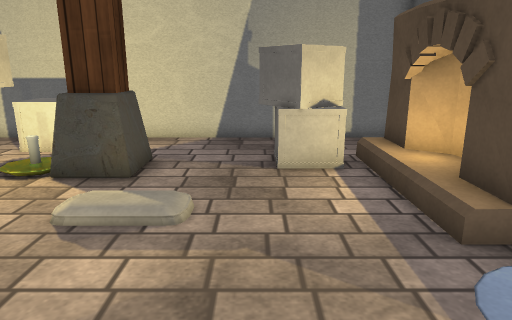
[1] (above)

19 first-person views from a walk through a 3-D level made in the Unity game engine. The camera is 1.3 m above the floor, tilts 14° down and sees 70° across. Doors are open. The floor is counted in squares, 0.5 m on a side. Each view is taken from the middle of a square. On the plan, view 1 faces up. The plan holds only what a view shows up to about 20 squares ahead; the rest is blank. The place goes on beyond the plan. The player character is not drawn. Some surface patterns are stand-ins.

[2]
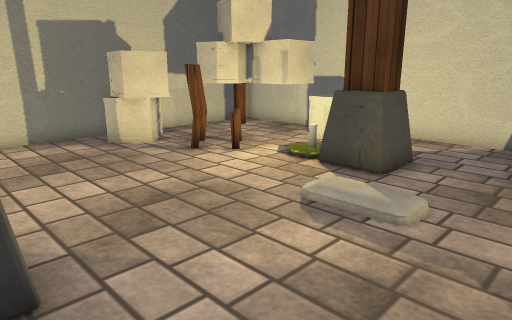

[3]
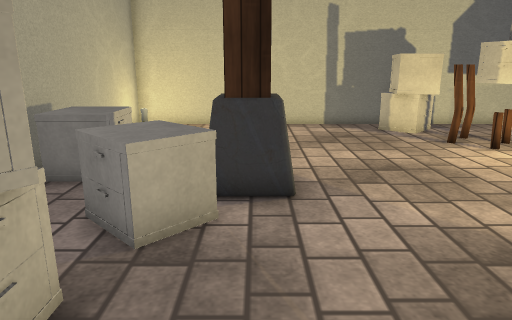

[4]
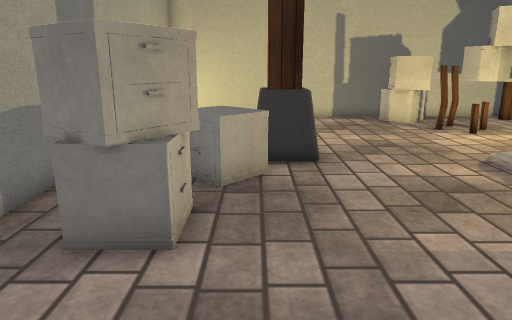

[5]
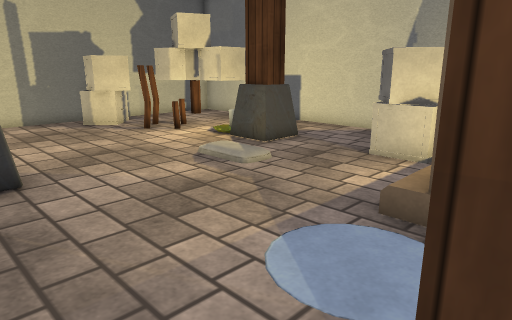

[6]
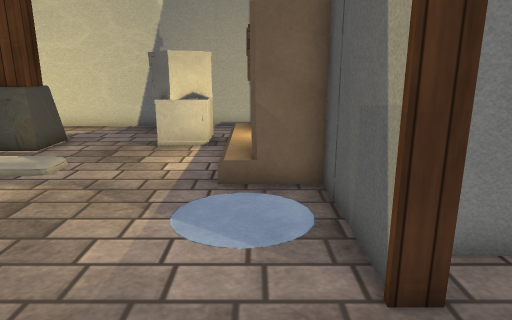

[7]
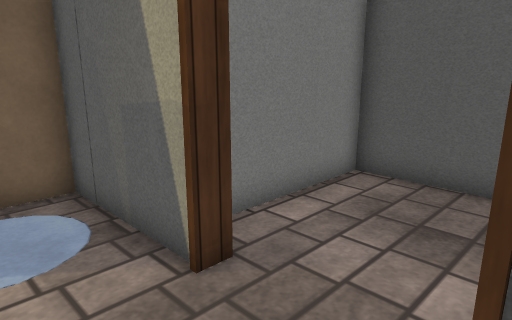

[8]
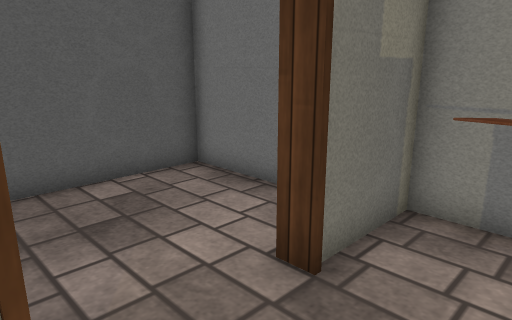

[9]
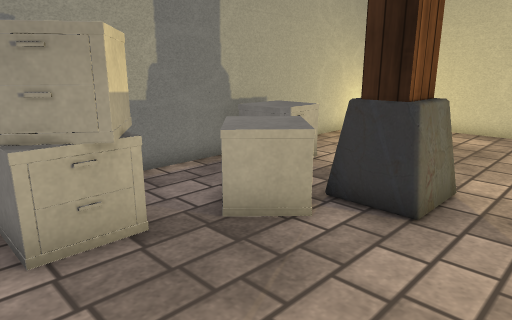

[10]
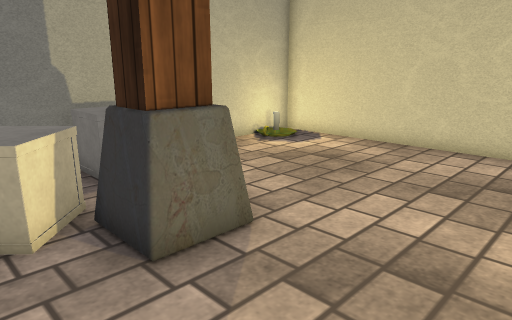

[11]
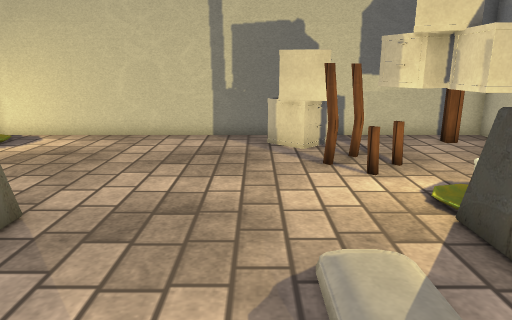

[12]
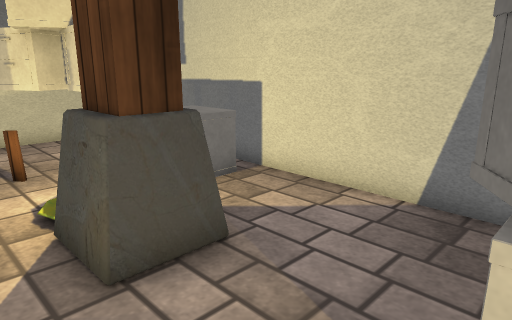

[13]
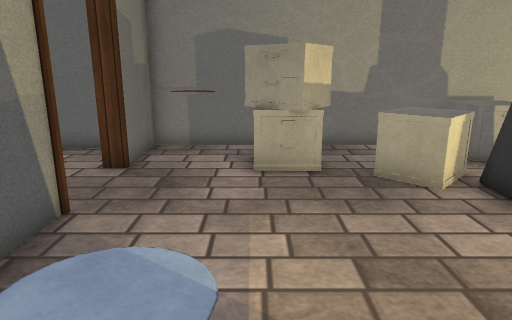

[14]
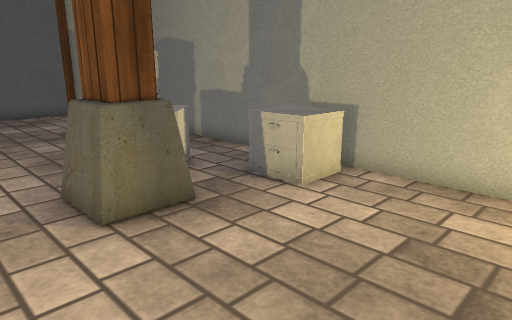

[15]
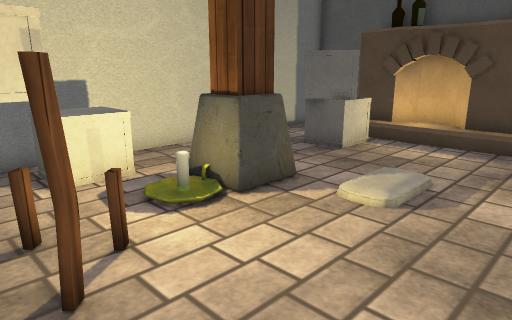

[16]
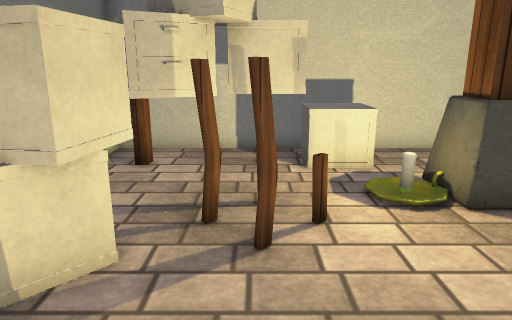

[17]
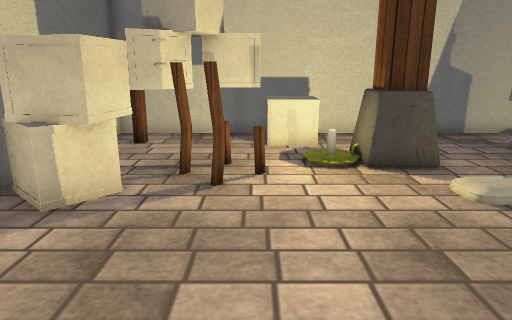

[18]
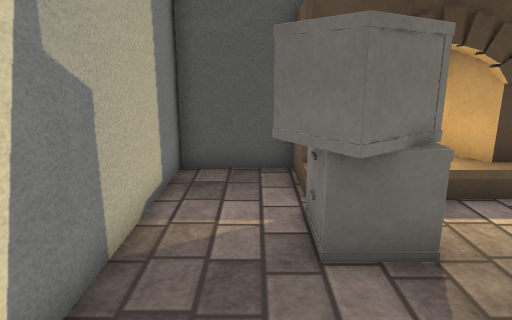

[19]
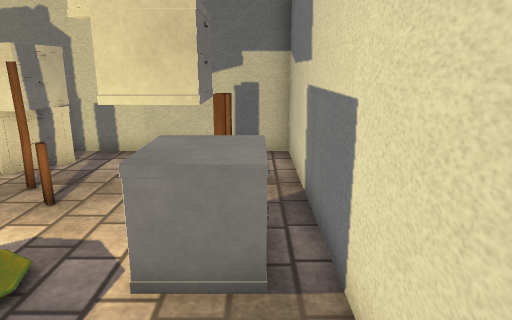

### Floor plan
Key: @ floor where view 1 was taken; # wall or solid block; . floor; / step, stairs or slope; D open door; = window, fence, low wall or low ledge; ^ raised ledge; F fireplace; O other object.
Columns run from 14 left of view 1 to 11 right of it. Each row starts with its distance up from view 1.
 14 ####################
 13 #.....OOO.......... #
 12 #.O.OOOOO......O... #
 11 #. OOOO.......OOO/FF#
 10 #.OOOO...===..OOO/FO
  9 #.OO.O...===...OO/FF
  8 #.O.O.O........../FF
  7 #OOO.O.....///.../FF
  6 #OOO.......///.../F
  5 #................/FF#
  4 #.................. #
  3 #...................#
  2 #...................######
  1 #........===........#....#
  0 #........=^=..@..........#
 -1 #........==OOO....DD.....#
 -2 #..........OOOOOO.DD.....#
 -3 #.......OO.OO.OOO..##....#
 -4 #.......OOO... OO..##....#
 -5 #.......OOO .    #########
 -6 #####################

Where each view was taken, in squares from view 1:
view 1: 0 up, 0 right, facing up
view 2: 0 up, 1 right, facing up-left
view 3: 0 up, 4 right, facing left
view 4: 1 down, 7 right, facing left
view 5: 1 down, 6 right, facing up-left
view 6: 3 down, 4 right, facing up
view 7: 3 down, 3 right, facing up-right
view 8: 1 up, 3 right, facing down-right
view 9: 3 up, 3 right, facing down-left
view 10: 5 up, 1 left, facing down-left
view 11: 5 up, 1 right, facing left
view 12: 7 up, 1 right, facing up-left
view 13: 7 up, 2 right, facing down
view 14: 3 up, 11 left, facing down-right
view 15: 3 up, 10 left, facing up-right
view 16: 2 up, 9 left, facing up
view 17: 1 down, 8 left, facing up
view 18: 12 up, 4 left, facing right
view 19: 13 up, 2 left, facing left
